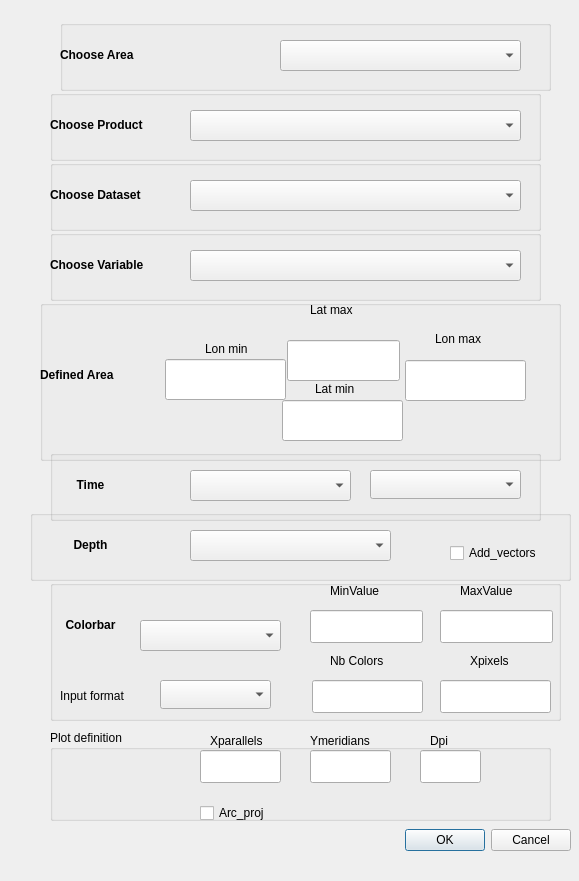
<?xml version="1.0" encoding="UTF-8"?>
<ui version="4.0">
 <class>Dialog</class>
 <widget class="QDialog" name="Dialog">
  <property name="geometry">
   <rect>
    <x>0</x>
    <y>0</y>
    <width>579</width>
    <height>881</height>
   </rect>
  </property>
  <property name="windowTitle">
   <string>Dialog</string>
  </property>
  <widget class="QDialogButtonBox" name="buttonBox">
   <property name="geometry">
    <rect>
     <x>230</x>
     <y>820</y>
     <width>341</width>
     <height>41</height>
    </rect>
   </property>
   <property name="orientation">
    <enum>Qt::Horizontal</enum>
   </property>
   <property name="standardButtons">
    <set>QDialogButtonBox::Cancel|QDialogButtonBox::Ok</set>
   </property>
  </widget>
  <widget class="QGroupBox" name="groupBox">
   <property name="geometry">
    <rect>
     <x>60</x>
     <y>20</y>
     <width>491</width>
     <height>71</height>
    </rect>
   </property>
   <property name="title">
    <string/>
   </property>
   <widget class="QComboBox" name="comboBox">
    <property name="geometry">
     <rect>
      <x>220</x>
      <y>20</y>
      <width>241</width>
      <height>31</height>
     </rect>
    </property>
   </widget>
   <widget class="QLabel" name="label">
    <property name="geometry">
     <rect>
      <x>0</x>
      <y>20</y>
      <width>101</width>
      <height>31</height>
     </rect>
    </property>
    <property name="text">
     <string>&lt;html&gt;&lt;head/&gt;&lt;body&gt;&lt;p&gt;&lt;span style=&quot; font-weight:600;&quot;&gt;Choose Area &lt;/span&gt;&lt;/p&gt;&lt;/body&gt;&lt;/html&gt;</string>
    </property>
   </widget>
  </widget>
  <widget class="QGroupBox" name="groupBox_2">
   <property name="geometry">
    <rect>
     <x>50</x>
     <y>90</y>
     <width>491</width>
     <height>71</height>
    </rect>
   </property>
   <property name="title">
    <string/>
   </property>
   <widget class="QComboBox" name="comboBox_2">
    <property name="geometry">
     <rect>
      <x>140</x>
      <y>20</y>
      <width>331</width>
      <height>31</height>
     </rect>
    </property>
   </widget>
   <widget class="QLabel" name="label_2">
    <property name="geometry">
     <rect>
      <x>0</x>
      <y>20</y>
      <width>111</width>
      <height>31</height>
     </rect>
    </property>
    <property name="text">
     <string>&lt;html&gt;&lt;head/&gt;&lt;body&gt;&lt;p&gt;&lt;span style=&quot; font-weight:600;&quot;&gt;Choose Product&lt;/span&gt;&lt;/p&gt;&lt;/body&gt;&lt;/html&gt;</string>
    </property>
   </widget>
  </widget>
  <widget class="QGroupBox" name="groupBox_3">
   <property name="geometry">
    <rect>
     <x>50</x>
     <y>160</y>
     <width>491</width>
     <height>71</height>
    </rect>
   </property>
   <property name="title">
    <string/>
   </property>
   <widget class="QComboBox" name="comboBox_3">
    <property name="geometry">
     <rect>
      <x>140</x>
      <y>20</y>
      <width>331</width>
      <height>31</height>
     </rect>
    </property>
   </widget>
   <widget class="QLabel" name="label_3">
    <property name="geometry">
     <rect>
      <x>0</x>
      <y>20</y>
      <width>111</width>
      <height>31</height>
     </rect>
    </property>
    <property name="text">
     <string>&lt;html&gt;&lt;head/&gt;&lt;body&gt;&lt;p&gt;&lt;span style=&quot; font-weight:600;&quot;&gt;Choose Dataset&lt;/span&gt;&lt;/p&gt;&lt;/body&gt;&lt;/html&gt;</string>
    </property>
   </widget>
  </widget>
  <widget class="QGroupBox" name="groupBox_4">
   <property name="geometry">
    <rect>
     <x>50</x>
     <y>230</y>
     <width>491</width>
     <height>71</height>
    </rect>
   </property>
   <property name="title">
    <string/>
   </property>
   <widget class="QComboBox" name="comboBox_4">
    <property name="geometry">
     <rect>
      <x>140</x>
      <y>20</y>
      <width>331</width>
      <height>31</height>
     </rect>
    </property>
   </widget>
   <widget class="QLabel" name="label_4">
    <property name="geometry">
     <rect>
      <x>0</x>
      <y>20</y>
      <width>121</width>
      <height>31</height>
     </rect>
    </property>
    <property name="text">
     <string>&lt;html&gt;&lt;head/&gt;&lt;body&gt;&lt;p&gt;&lt;span style=&quot; font-weight:600;&quot;&gt;Choose Variable&lt;/span&gt;&lt;/p&gt;&lt;/body&gt;&lt;/html&gt;</string>
    </property>
   </widget>
  </widget>
  <widget class="QGroupBox" name="groupBox_5">
   <property name="geometry">
    <rect>
     <x>40</x>
     <y>300</y>
     <width>521</width>
     <height>161</height>
    </rect>
   </property>
   <property name="title">
    <string/>
   </property>
   <widget class="QLabel" name="label_5">
    <property name="geometry">
     <rect>
      <x>0</x>
      <y>60</y>
      <width>101</width>
      <height>31</height>
     </rect>
    </property>
    <property name="text">
     <string>&lt;html&gt;&lt;head/&gt;&lt;body&gt;&lt;p&gt;&lt;span style=&quot; font-weight:600;&quot;&gt;Defined Area&lt;/span&gt;&lt;/p&gt;&lt;/body&gt;&lt;/html&gt;</string>
    </property>
   </widget>
   <widget class="QLineEdit" name="lineEdit">
    <property name="geometry">
     <rect>
      <x>125</x>
      <y>59</y>
      <width>121</width>
      <height>41</height>
     </rect>
    </property>
   </widget>
   <widget class="QLineEdit" name="lineEdit_2">
    <property name="geometry">
     <rect>
      <x>365</x>
      <y>60</y>
      <width>121</width>
      <height>41</height>
     </rect>
    </property>
   </widget>
   <widget class="QLineEdit" name="lineEdit_3">
    <property name="geometry">
     <rect>
      <x>247</x>
      <y>40</y>
      <width>113</width>
      <height>41</height>
     </rect>
    </property>
   </widget>
   <widget class="QLineEdit" name="lineEdit_4">
    <property name="geometry">
     <rect>
      <x>242</x>
      <y>100</y>
      <width>121</width>
      <height>41</height>
     </rect>
    </property>
   </widget>
   <widget class="QLabel" name="label_6">
    <property name="geometry">
     <rect>
      <x>165</x>
      <y>38</y>
      <width>71</width>
      <height>21</height>
     </rect>
    </property>
    <property name="text">
     <string>Lon min</string>
    </property>
   </widget>
   <widget class="QLabel" name="label_7">
    <property name="geometry">
     <rect>
      <x>395</x>
      <y>28</y>
      <width>66</width>
      <height>21</height>
     </rect>
    </property>
    <property name="text">
     <string>Lon max</string>
    </property>
   </widget>
   <widget class="QLabel" name="label_8">
    <property name="geometry">
     <rect>
      <x>275</x>
      <y>78</y>
      <width>66</width>
      <height>21</height>
     </rect>
    </property>
    <property name="text">
     <string>Lat min</string>
    </property>
   </widget>
   <widget class="QLabel" name="label_9">
    <property name="geometry">
     <rect>
      <x>270</x>
      <y>-1</y>
      <width>66</width>
      <height>21</height>
     </rect>
    </property>
    <property name="text">
     <string>Lat max</string>
    </property>
   </widget>
  </widget>
  <widget class="QGroupBox" name="groupBox_6">
   <property name="geometry">
    <rect>
     <x>50</x>
     <y>450</y>
     <width>491</width>
     <height>71</height>
    </rect>
   </property>
   <property name="title">
    <string/>
   </property>
   <widget class="QComboBox" name="comboBox_5">
    <property name="geometry">
     <rect>
      <x>140</x>
      <y>20</y>
      <width>161</width>
      <height>31</height>
     </rect>
    </property>
   </widget>
   <widget class="QLabel" name="label_10">
    <property name="geometry">
     <rect>
      <x>-20</x>
      <y>20</y>
      <width>121</width>
      <height>31</height>
     </rect>
    </property>
    <property name="text">
     <string>&lt;html&gt;&lt;head/&gt;&lt;body&gt;&lt;p align=&quot;center&quot;&gt;&lt;span style=&quot; font-weight:600;&quot;&gt;Time&lt;/span&gt;&lt;/p&gt;&lt;/body&gt;&lt;/html&gt;</string>
    </property>
   </widget>
   <widget class="QComboBox" name="comboBox_6">
    <property name="geometry">
     <rect>
      <x>320</x>
      <y>20</y>
      <width>151</width>
      <height>29</height>
     </rect>
    </property>
   </widget>
  </widget>
  <widget class="QGroupBox" name="groupBox_7">
   <property name="geometry">
    <rect>
     <x>30</x>
     <y>510</y>
     <width>541</width>
     <height>71</height>
    </rect>
   </property>
   <property name="title">
    <string/>
   </property>
   <widget class="QComboBox" name="comboBox_7">
    <property name="geometry">
     <rect>
      <x>160</x>
      <y>20</y>
      <width>201</width>
      <height>31</height>
     </rect>
    </property>
   </widget>
   <widget class="QLabel" name="label_11">
    <property name="geometry">
     <rect>
      <x>0</x>
      <y>20</y>
      <width>121</width>
      <height>31</height>
     </rect>
    </property>
    <property name="text">
     <string>&lt;html&gt;&lt;head/&gt;&lt;body&gt;&lt;p align=&quot;center&quot;&gt;&lt;span style=&quot; font-weight:600;&quot;&gt;Depth&lt;/span&gt;&lt;/p&gt;&lt;/body&gt;&lt;/html&gt;</string>
    </property>
   </widget>
   <widget class="QCheckBox" name="checkBox">
    <property name="geometry">
     <rect>
      <x>420</x>
      <y>30</y>
      <width>111</width>
      <height>26</height>
     </rect>
    </property>
    <property name="text">
     <string>Add_vectors</string>
    </property>
   </widget>
  </widget>
  <widget class="QGroupBox" name="groupBox_8">
   <property name="geometry">
    <rect>
     <x>50</x>
     <y>580</y>
     <width>511</width>
     <height>141</height>
    </rect>
   </property>
   <property name="title">
    <string/>
   </property>
   <widget class="QComboBox" name="comboBox_8">
    <property name="geometry">
     <rect>
      <x>90</x>
      <y>40</y>
      <width>141</width>
      <height>31</height>
     </rect>
    </property>
   </widget>
   <widget class="QLabel" name="label_12">
    <property name="geometry">
     <rect>
      <x>-30</x>
      <y>30</y>
      <width>141</width>
      <height>31</height>
     </rect>
    </property>
    <property name="text">
     <string>&lt;html&gt;&lt;head/&gt;&lt;body&gt;&lt;p align=&quot;center&quot;&gt;&lt;span style=&quot; font-weight:600;&quot;&gt;Colorbar&lt;/span&gt;&lt;/p&gt;&lt;/body&gt;&lt;/html&gt;</string>
    </property>
   </widget>
   <widget class="QLineEdit" name="lineEdit_5">
    <property name="geometry">
     <rect>
      <x>260</x>
      <y>30</y>
      <width>113</width>
      <height>33</height>
     </rect>
    </property>
   </widget>
   <widget class="QLineEdit" name="lineEdit_6">
    <property name="geometry">
     <rect>
      <x>390</x>
      <y>30</y>
      <width>113</width>
      <height>33</height>
     </rect>
    </property>
   </widget>
   <widget class="QLineEdit" name="lineEdit_7">
    <property name="geometry">
     <rect>
      <x>262</x>
      <y>100</y>
      <width>111</width>
      <height>33</height>
     </rect>
    </property>
   </widget>
   <widget class="QLineEdit" name="lineEdit_8">
    <property name="geometry">
     <rect>
      <x>390</x>
      <y>100</y>
      <width>111</width>
      <height>33</height>
     </rect>
    </property>
   </widget>
   <widget class="QLabel" name="label_13">
    <property name="geometry">
     <rect>
      <x>280</x>
      <y>0</y>
      <width>66</width>
      <height>21</height>
     </rect>
    </property>
    <property name="text">
     <string>MinValue</string>
    </property>
   </widget>
   <widget class="QLabel" name="label_14">
    <property name="geometry">
     <rect>
      <x>410</x>
      <y>0</y>
      <width>66</width>
      <height>21</height>
     </rect>
    </property>
    <property name="text">
     <string>MaxValue</string>
    </property>
   </widget>
   <widget class="QLabel" name="label_15">
    <property name="geometry">
     <rect>
      <x>280</x>
      <y>70</y>
      <width>66</width>
      <height>21</height>
     </rect>
    </property>
    <property name="text">
     <string>Nb Colors</string>
    </property>
   </widget>
   <widget class="QLabel" name="label_16">
    <property name="geometry">
     <rect>
      <x>420</x>
      <y>70</y>
      <width>66</width>
      <height>21</height>
     </rect>
    </property>
    <property name="text">
     <string>Xpixels</string>
    </property>
   </widget>
   <widget class="QComboBox" name="comboBox_9">
    <property name="geometry">
     <rect>
      <x>110</x>
      <y>100</y>
      <width>111</width>
      <height>29</height>
     </rect>
    </property>
   </widget>
   <widget class="QLabel" name="label_17">
    <property name="geometry">
     <rect>
      <x>10</x>
      <y>100</y>
      <width>91</width>
      <height>31</height>
     </rect>
    </property>
    <property name="text">
     <string>Input format</string>
    </property>
   </widget>
  </widget>
  <widget class="QGroupBox" name="groupBox_9">
   <property name="geometry">
    <rect>
     <x>50</x>
     <y>730</y>
     <width>501</width>
     <height>91</height>
    </rect>
   </property>
   <property name="title">
    <string>Plot definition</string>
   </property>
   <widget class="QLineEdit" name="lineEdit_9">
    <property name="geometry">
     <rect>
      <x>150</x>
      <y>20</y>
      <width>81</width>
      <height>33</height>
     </rect>
    </property>
   </widget>
   <widget class="QLineEdit" name="lineEdit_10">
    <property name="geometry">
     <rect>
      <x>260</x>
      <y>20</y>
      <width>81</width>
      <height>33</height>
     </rect>
    </property>
   </widget>
   <widget class="QLineEdit" name="lineEdit_11">
    <property name="geometry">
     <rect>
      <x>370</x>
      <y>20</y>
      <width>61</width>
      <height>33</height>
     </rect>
    </property>
   </widget>
   <widget class="QLabel" name="label_20">
    <property name="geometry">
     <rect>
      <x>380</x>
      <y>0</y>
      <width>31</width>
      <height>21</height>
     </rect>
    </property>
    <property name="text">
     <string>Dpi</string>
    </property>
   </widget>
   <widget class="QCheckBox" name="checkBox_2">
    <property name="geometry">
     <rect>
      <x>150</x>
      <y>70</y>
      <width>94</width>
      <height>26</height>
     </rect>
    </property>
    <property name="text">
     <string>Arc_proj</string>
    </property>
   </widget>
  </widget>
  <widget class="QLabel" name="label_18">
   <property name="geometry">
    <rect>
     <x>210</x>
     <y>730</y>
     <width>66</width>
     <height>21</height>
    </rect>
   </property>
   <property name="text">
    <string>Xparallels</string>
   </property>
  </widget>
  <widget class="QLabel" name="label_19">
   <property name="geometry">
    <rect>
     <x>310</x>
     <y>730</y>
     <width>71</width>
     <height>21</height>
    </rect>
   </property>
   <property name="text">
    <string>Ymeridians</string>
   </property>
  </widget>
 </widget>
 <resources/>
 <connections>
  <connection>
   <sender>buttonBox</sender>
   <signal>accepted()</signal>
   <receiver>Dialog</receiver>
   <slot>accept()</slot>
   <hints>
    <hint type="sourcelabel">
     <x>248</x>
     <y>254</y>
    </hint>
    <hint type="destinationlabel">
     <x>157</x>
     <y>274</y>
    </hint>
   </hints>
  </connection>
  <connection>
   <sender>buttonBox</sender>
   <signal>rejected()</signal>
   <receiver>Dialog</receiver>
   <slot>reject()</slot>
   <hints>
    <hint type="sourcelabel">
     <x>316</x>
     <y>260</y>
    </hint>
    <hint type="destinationlabel">
     <x>286</x>
     <y>274</y>
    </hint>
   </hints>
  </connection>
 </connections>
</ui>
